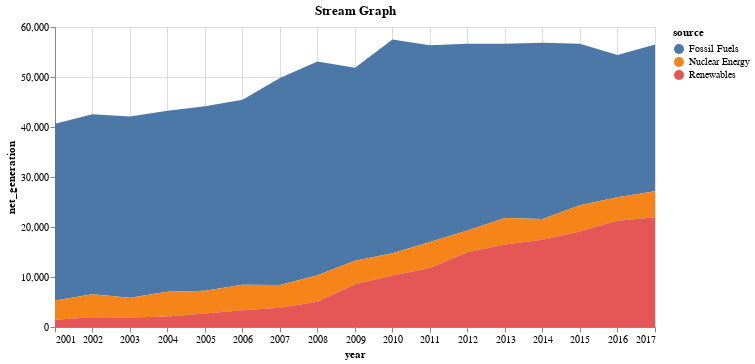

The notebook cell this image was saved under:
### Markdown cell above
Stream Graph

### Code cell
stream_data = data.iowa_electricity()

chart = alt.Chart(stream_data).mark_area().encode(
    x='year:T',
    y='net_generation:Q',
    color='source:N'
).properties(
    width=600,
    height=300,
    title="Stream Graph"
)

chart.show()

### Figure 1 — Vega-Lite specification as saved in the notebook (floating-point values rounded to 4 significant figures)
{"config": {"view": {"continuousWidth": 300, "continuousHeight": 300}}, "data": {"name": "data-7fb5cba8489b31900f8ac51a35bf2f48"}, "mark": {"type": "area"}, "encoding": {"color": {"field": "source", "type": "nominal"}, "x": {"field": "year", "type": "temporal"}, "y": {"field": "net_generation", "type": "quantitative"}}, "height": 300, "title": "Stream Graph", "width": 600, "$schema": "https://vega.github.io/schema/vega-lite/v5.20.1.json", "datasets": {"data-7fb5cba8489b31900f8ac51a35bf2f48": [{"year": "2001-01-01T00:00:00", "source": "Fossil Fuels", "net_generation": 35361}, {"year": "2002-01-01T00:00:00", "source": "Fossil Fuels", "net_generation": 35991}, {"year": "2003-01-01T00:00:00", "source": "Fossil Fuels", "net_generation": 36234}, {"year": "2004-01-01T00:00:00", "source": "Fossil Fuels", "net_generation": 36205}, {"year": "2005-01-01T00:00:00", "source": "Fossil Fuels", "net_generation": 36883}, {"year": "2006-01-01T00:00:00", "source": "Fossil Fuels", "net_generation": 37014}, {"year": "2007-01-01T00:00:00", "source": "Fossil Fuels", "net_generation": 41389}, {"year": "2008-01-01T00:00:00", "source": "Fossil Fuels", "net_generation": 42734}, {"year": "2009-01-01T00:00:00", "source": "Fossil Fuels", "net_generation": 38620}, {"year": "2010-01-01T00:00:00", "source": "Fossil Fuels", "net_generation": 42750}, {"year": "2011-01-01T00:00:00", "source": "Fossil Fuels", "net_generation": 39361}, {"year": "2012-01-01T00:00:00", "source": "Fossil Fuels", "net_generation": 37379}, {"year": "2013-01-01T00:00:00", "source": "Fossil Fuels", "net_generation": 34873}, {"year": "2014-01-01T00:00:00", "source": "Fossil Fuels", "net_generation": 35250}, {"year": "2015-01-01T00:00:00", "source": "Fossil Fuels", "net_generation": 32319}, {"year": "2016-01-01T00:00:00", "source": "Fossil Fuels", "net_generation": 28437}, {"year": "2017-01-01T00:00:00", "source": "Fossil Fuels", "net_generation": 29329}, {"year": "2001-01-01T00:00:00", "source": "Nuclear Energy", "net_generation": 3853}, {"year": "2002-01-01T00:00:00", "source": "Nuclear Energy", "net_generation": 4574}, {"year": "2003-01-01T00:00:00", "source": "Nuclear Energy", "net_generation": 3988}, {"year": "2004-01-01T00:00:00", "source": "Nuclear Energy", "net_generation": 4929}, {"year": "2005-01-01T00:00:00", "source": "Nuclear Energy", "net_generation": 4538}, {"year": "2006-01-01T00:00:00", "source": "Nuclear Energy", "net_generation": 5095}, {"year": "2007-01-01T00:00:00", "source": "Nuclear Energy", "net_generation": 4519}, {"year": "2008-01-01T00:00:00", "source": "Nuclear Energy", "net_generation": 5282}, {"year": "2009-01-01T00:00:00", "source": "Nuclear Energy", "net_generation": 4679}, {"year": "2010-01-01T00:00:00", "source": "Nuclear Energy", "net_generation": 4451}, {"year": "2011-01-01T00:00:00", "source": "Nuclear Energy", "net_generation": 5215}, {"year": "2012-01-01T00:00:00", "source": "Nuclear Energy", "net_generation": 4347}, {"year": "2013-01-01T00:00:00", "source": "Nuclear Energy", "net_generation": 5321}, {"year": "2014-01-01T00:00:00", "source": "Nuclear Energy", "net_generation": 4152}, {"year": "2015-01-01T00:00:00", "source": "Nuclear Energy", "net_generation": 5243}, {"year": "2016-01-01T00:00:00", "source": "Nuclear Energy", "net_generation": 4703}, {"year": "2017-01-01T00:00:00", "source": "Nuclear Energy", "net_generation": 5214}, {"year": "2001-01-01T00:00:00", "source": "Renewables", "net_generation": 1437}, {"year": "2002-01-01T00:00:00", "source": "Renewables", "net_generation": 1963}, {"year": "2003-01-01T00:00:00", "source": "Renewables", "net_generation": 1885}, {"year": "2004-01-01T00:00:00", "source": "Renewables", "net_generation": 2102}, {"year": "2005-01-01T00:00:00", "source": "Renewables", "net_generation": 2724}, {"year": "2006-01-01T00:00:00", "source": "Renewables", "net_generation": 3364}, {"year": "2007-01-01T00:00:00", "source": "Renewables", "net_generation": 3870}, {"year": "2008-01-01T00:00:00", "source": "Renewables", "net_generation": 5070}, {"year": "2009-01-01T00:00:00", "source": "Renewables", "net_generation": 8560}, {"year": "2010-01-01T00:00:00", "source": "Renewables", "net_generation": 10308}, {"year": "2011-01-01T00:00:00", "source": "Renewables", "net_generation": 11795}, {"year": "2012-01-01T00:00:00", "source": "Renewables", "net_generation": 14949}, {"year": "2013-01-01T00:00:00", "source": "Renewables", "net_generation": 16476}, {"year": "2014-01-01T00:00:00", "source": "Renewables", "net_generation": 17452}, {"year": "2015-01-01T00:00:00", "source": "Renewables", "net_generation": 19091}, {"year": "2016-01-01T00:00:00", "source": "Renewables", "net_generation": 21241}, {"year": "2017-01-01T00:00:00", "source": "Renewables", "net_generation": 21933}]}}
